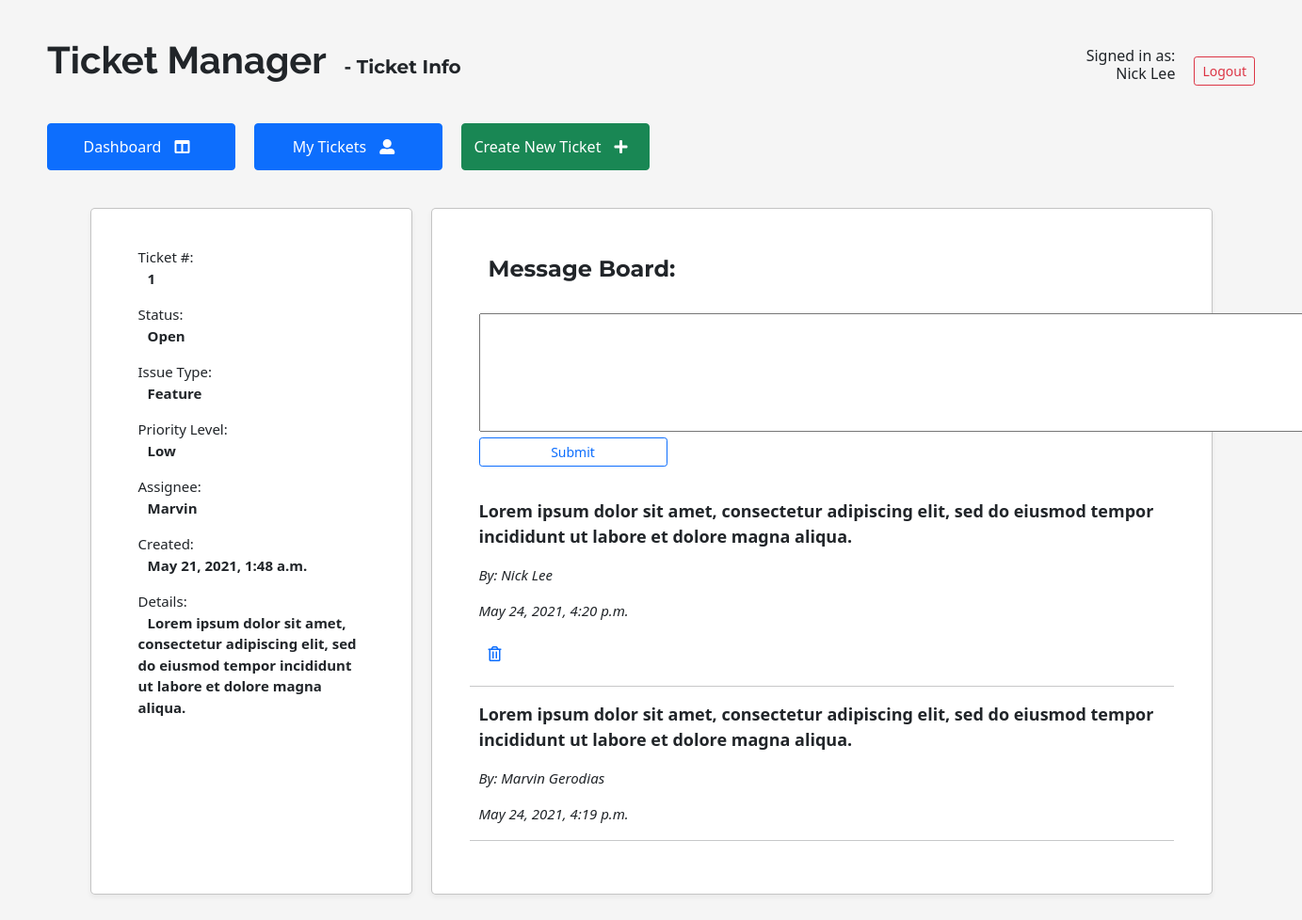
Screenshot of /ticket/1 (signed in) with the database file from the repository.
### main/models.py (models this page shows)
class User(models.Model):
    fname = models.CharField(max_length=23)
    lname = models.CharField(max_length=23)
    email = models.EmailField(unique=True)
    password = models.CharField(max_length=255)
    created_at = models.DateTimeField(auto_now_add=True)
    updated_at = models.DateTimeField(auto_now=True)
    objects = UserManager()

class Ticket(models.Model):
    status = models.CharField(max_length=255)
    issue_type = models.CharField(max_length=255)
    comment = models.CharField(max_length=255)
    priority_level = models.CharField(max_length=255)
    assigned_to = models.ForeignKey(User, related_name="tickets", on_delete=models.CASCADE)
    created_at = models.DateTimeField(auto_now_add=True)
    updated_at = models.DateTimeField(auto_now=True)
    objects = TicketManager()

class Chat(models.Model):
    chat_comment = models.CharField(max_length=500)
    assigned_ticket = models.ForeignKey(Ticket, related_name="chat_log", on_delete=models.CASCADE)
    mentioned_by = models.ForeignKey('User', related_name="my_comment", on_delete=models.CASCADE)
    created_at = models.DateTimeField(auto_now_add=True)
    updated_at = models.DateTimeField(auto_now=True)
    objects = ChatManager()

### main/views.py (the view)
# urls.py: path('ticket/<int:id>', views.ticket),
def ticket(request, id):
    ticket = Ticket.objects.get(id = id)
    user = User.objects.get(id = request.session['user_id'])
    context = {
        "ticket" : ticket,
        "myuser" : user,
        "chats" : Chat.objects.all().order_by('-id')
    }
    return render(request, 'ticket.html', context)

### main/templates/ticket.html (shortened to what this page needs)
<!DOCTYPE html>
<html>
    <head>
        {% load static %}
        <link rel="stylesheet" href="{% static 'css/style.css' %}">
        <link href="https://cdn.jsdelivr.net/npm/bootstrap@5.0.0/dist/css/bootstrap.min.css" rel="stylesheet">
        <link rel="stylesheet" href="https://use.fontawesome.com/releases/v5.7.0/css/all.css">
    </head>
    <body style="background-color: rgb(245, 245, 245);">
    <div style = "margin: 10px 0 10px 10px; display: flex;">
            <div class = "header" style="width: 100vw;">
                <div class = "title" style="display: flex; justify-content: space-between;">
                    <h1 style="font-weight: bold;">Ticket Manager <span style="font-family: Montserrat, sans-serif; font-size: 20px;">- Ticket Info</span></h1>
                    <div style="text-align: right; display: flex;">
                        <h6>Signed in as:<br/>{{myuser.fname}} {{myuser.lname}}</h6>
                        <a href="/logout"><button type="button" class="btn btn-outline-danger btn-sm">Logout</button></a>
                    </div>
                </div>
                <div class = "nav">
                    <a href="/dashboard"><button type="button" class="btn btn-primary" style="width: 200px">Dashboard <i class="fas fa-columns"></i></button></a>
                    <a href="/mytickets"><button type="button" class="btn btn-primary" style="width: 200px">My Tickets <i class="fas fa-user-alt"></i></button></a>
                    <a href="/newticket"><button type="button" class="btn btn-success" style="width: 200px">Create New Ticket <i class="fas fa-plus"></i></button></a>
                </div>
            </div>
        </div>
        <div class="ticketContainer">
            <div class="card" style="
            border: 1px solid rgba(146, 146, 146, 0.541);
            padding: 10px;
            border-radius: 5px;
            box-shadow: 0px 3px 5px 0.5px rgba(0, 0, 0, 0.048);
            ">
                <div class="ticketInfo">
                    <p>Ticket #: <br/><strong>{{ticket.id}}</strong></p>
                    <p>Status: <br/><strong>{{ticket.status}}</strong></p>
                    <p>Issue Type: <br/><strong>{{ticket.issue_type}}</strong></p>
                    <p>Priority Level: <br/><strong>{{ticket.priority_level}}</strong></p>
                    <p>Assignee: <br/><strong>{{ticket.assigned_to.fname}}</strong></p>
                    <p>Created: <br/><strong>{{ticket.created_at}}</strong></p>
                    <p>Details: <br/><strong>{{ticket.comment}}</strong></p>
                </div>
            </div>
            <div class="card" style="
            border: 1px solid rgba(146, 146, 146, 0.541);
            padding: 10px;
            width: 830px;
            border-radius: 5px;
            box-shadow: 0px 3px 5px 0.5px rgba(0, 0, 0, 0.048);
            ">
                <div class="chatLog">
                    <form action="/commentprocess/{{ticket.id}}" method="POST">
                        <h4 style="font-weight: bold;">Message Board:</h4><br/>
                        <textarea id="chat" name="chat" rows="5" cols="100"></textarea><br/>
                        <button style="margin: auto; width: 200px;" type="submit" class="btn btn-outline-primary btn-sm">Submit</button>
                    </form><br/>
                    {% for chat in chats %}
                    {% if chat.assigned_ticket.id == ticket.id %}
                    <p style="font-weight: bold; font-size: 18px;">{{chat.chat_comment}}</p>
                    <p style="font-style: italic;">By: {{chat.mentioned_by.fname}} {{chat.mentioned_by.lname}}</p>
                    <p style="font-style: italic;">{{chat.created_at}}</p>
                        {% if chat.mentioned_by.fname == myuser.fname%}
                            <a href="/deletecomment/{{chat.id}}" style="text-align: right;"><i class="far fa-trash-alt"></i></a>
                        {% endif %}
                    <hr/>
                    {% endif %}
                    {% endfor %}
                </div>
            </div>
        </div>
    </body>
</html>

### main/static/css/style.css (style rules this page uses)
* { margin: 10px; }
p { font-size: 15px; }
body { background-color: rgb(245, 245, 245); }
h1 { font-weight: bold; font-family: 'Raleway', sans-serif; }
h4 { font-weight: 800; font-family: 'Montserrat', sans-serif; }
button { font-family: 'Raleway', sans-serif; }
.ticketContainer { display: flex; justify-content: center; margin-top: 10px; }
.ticketInfo { width: 300px; padding: 20px; }
.chatLog { width: auto; padding: 20px; }

### rows the page displays
User: fname "Nick", lname "Lee"
Ticket: id "1", status "Open", issue_type "Feature", priority_level "Low", assigned_to.fname "Marvin", created_at "May 21, 2021, 1:48 a.m.", comment "Lorem ipsum dolor sit amet, consectetur adipiscing elit, sed do eiusmod tempor incididunt ut labore et dolore magna aliqua."
Chat: chat_comment "Lorem ipsum dolor sit amet, consectetur adipiscing elit, sed do eiusmod tempor incididunt ut labore et dolore magna aliqua.", mentioned_by.fname "Nick", mentioned_by.lname "Lee", created_at "May 24, 2021, 4:20 p.m."
Chat: chat_comment "Lorem ipsum dolor sit amet, consectetur adipiscing elit, sed do eiusmod tempor incididunt ut labore et dolore magna aliqua.", mentioned_by.fname "Marvin", mentioned_by.lname "Gerodias", created_at "May 24, 2021, 4:19 p.m."
